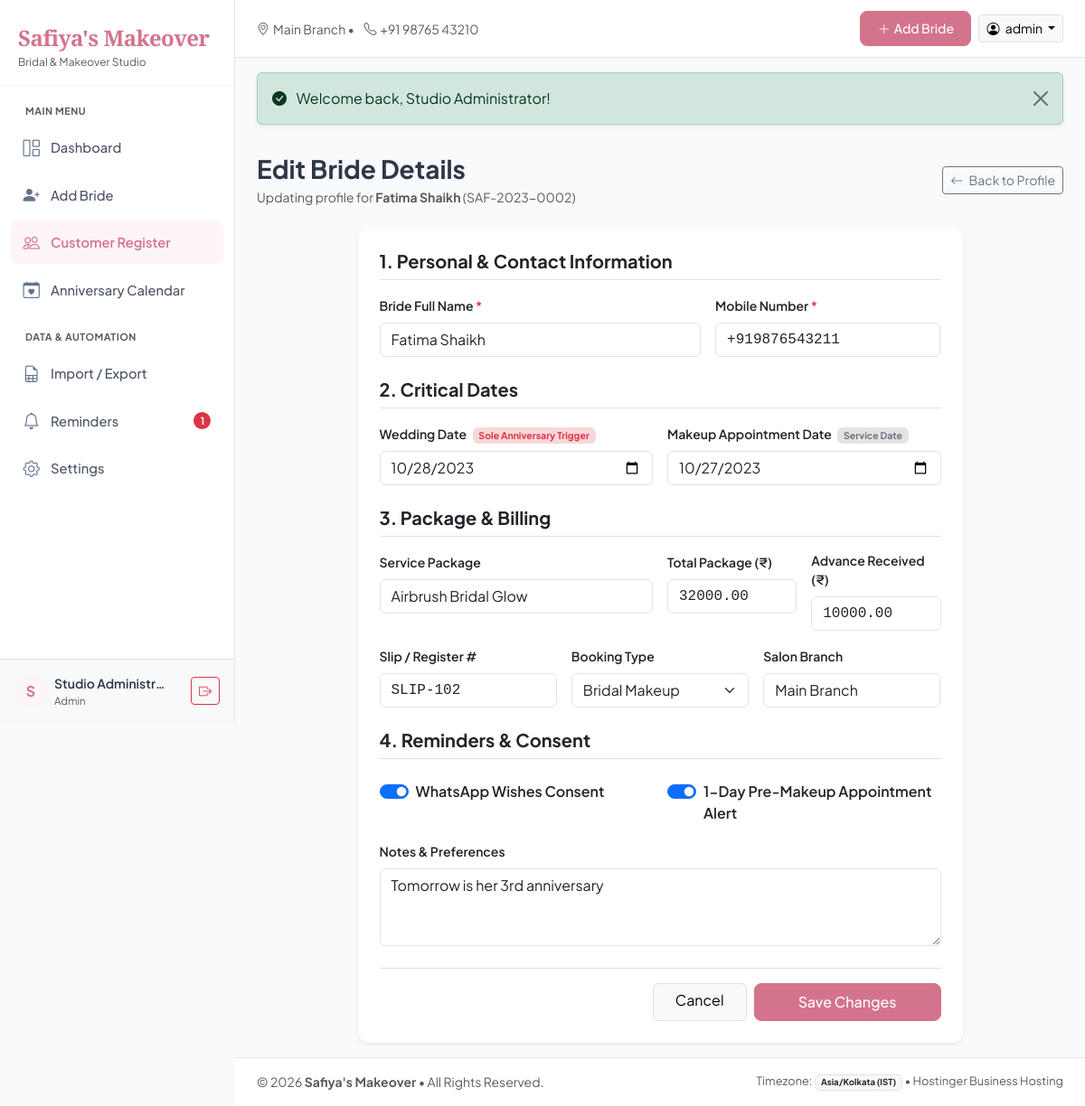
Screenshot of /customers/edit.php?id=2 (signed in) with the database file from the repository.
### tables this page shows
CREATE TABLE IF NOT EXISTS `settings` (
  `id` INT AUTO_INCREMENT PRIMARY KEY,
  `key_name` VARCHAR(64) NOT NULL UNIQUE,
  `value` TEXT NULL,
  `description` VARCHAR(255) NULL,
  `updated_at` DATETIME NOT NULL DEFAULT CURRENT_TIMESTAMP ON UPDATE CURRENT_TIMESTAMP,
  INDEX `idx_settings_key` (`key_name`)
);

CREATE TABLE IF NOT EXISTS `customers` (
  `id` INT AUTO_INCREMENT PRIMARY KEY,
  `customer_code` VARCHAR(30) NOT NULL UNIQUE,
  `full_name` VARCHAR(150) NOT NULL,
  `mobile_number` VARCHAR(25) NOT NULL,
  `wedding_date` DATE NULL,
  `makeup_date` DATE NULL,
  `service_package` VARCHAR(120) NULL,
  `amount` DECIMAL(10, 2) NULL,
  `advance_amount` DECIMAL(10, 2) NULL DEFAULT 0.00,
  `slip_number` VARCHAR(50) NULL,
  `booking_type` VARCHAR(50) NOT NULL DEFAULT 'Bridal Makeup',
  `salon_branch` VARCHAR(80) NULL DEFAULT 'Main Branch',
  `notes` TEXT NULL,
  `pre_makeup_reminder_enabled` TINYINT(1) NOT NULL DEFAULT 1,
  `whatsapp_consent` TINYINT(1) NOT NULL DEFAULT 1,
  `created_at` DATETIME NOT NULL DEFAULT CURRENT_TIMESTAMP,
  `updated_at` DATETIME NOT NULL DEFAULT CURRENT_TIMESTAMP ON UPDATE CURRENT_TIMESTAMP,
  INDEX `idx_customers_code` (`customer_code`),
  INDEX `idx_customers_name` (`full_name`),
  INDEX `idx_customers_mobile` (`mobile_number`),
  INDEX `idx_customers_wedding_date` (`wedding_date`),
  INDEX `idx_customers_makeup_date` (`makeup_date`),
  INDEX `idx_customers_branch` (`salon_branch`),
  INDEX `idx_customers_consent` (`whatsapp_consent`)
);

### customers/edit.php (the view, shortened to what the rows shown need)
<?php
require_once __DIR__ . '/../includes/functions.php';
$db = get_db();
$id = (int)($_GET['id'] ?? 0);
$stmt = $db->prepare("SELECT * FROM customers WHERE id = :id LIMIT 1");
$stmt->execute(['id' => $id]);
$customer = $stmt->fetch();
require_once __DIR__ . '/../includes/header.php';
?>
<div class="d-flex justify-content-between align-items-center mb-4">
    <div>
        <h2 class="h3 fw-bold mb-1">Edit Bride Details</h2>
        <p class="text-muted small mb-0">Updating profile for <strong><?= htmlspecialchars($customer['full_name']) ?></strong> (<?= htmlspecialchars($customer['customer_code']) ?>)</p>
    </div>
</div>
<div class="card card-salon border-0 shadow-sm col-lg-9 mx-auto">
    <div class="card-body p-4">
        <form method="POST" action="edit.php?id=<?= $customer['id'] ?>">
            <div class="row g-3 mb-4">
                <div class="col-md-7">
                    <label class="form-label small fw-semibold">Bride Full Name <span class="text-danger">*</span></label>
                    <input type="text" name="full_name" class="form-control" value="<?= htmlspecialchars($_POST['full_name'] ?? $customer['full_name']) ?>" required>
                </div>
                <div class="col-md-5">
                    <label class="form-label small fw-semibold">Mobile Number <span class="text-danger">*</span></label>
                    <input type="tel" name="mobile_number" class="form-control font-monospace" value="<?= htmlspecialchars($_POST['mobile_number'] ?? $customer['mobile_number']) ?>" required>
                </div>
            </div>
            <div class="row g-3 mb-4">
                <div class="col-md-6">
                    <label class="form-label small fw-semibold">
                        Wedding Date <span class="badge bg-danger-subtle text-danger ms-1">Sole Anniversary Trigger</span>
                    </label>
                    <input type="date" name="wedding_date" class="form-control" value="<?= htmlspecialchars($_POST['wedding_date'] ?? $customer['wedding_date'] ?? '') ?>">
                </div>
                <div class="col-md-6">
                    <label class="form-label small fw-semibold">
                        Makeup Appointment Date <span class="badge bg-secondary-subtle text-secondary ms-1">Service Date</span>
                    </label>
                    <input type="date" name="makeup_date" class="form-control" value="<?= htmlspecialchars($_POST['makeup_date'] ?? $customer['makeup_date'] ?? '') ?>">
                </div>
            </div>
            <div class="row g-3 mb-4">
                <div class="col-md-6">
                    <label class="form-label small fw-semibold">Service Package</label>
                    <input type="text" name="service_package" class="form-control" value="<?= htmlspecialchars($_POST['service_package'] ?? $customer['service_package'] ?? '') ?>">
                </div>
                <div class="col-md-3">
                    <label class="form-label small fw-semibold">Total Package (₹)</label>
                    <input type="number" step="0.01" name="amount" class="form-control font-monospace" value="<?= htmlspecialchars($_POST['amount'] ?? $customer['amount'] ?? '') ?>">
                </div>
                <div class="col-md-3">
                    <label class="form-label small fw-semibold">Advance Received (₹)</label>
                    <input type="number" step="0.01" name="advance_amount" class="form-control font-monospace" value="<?= htmlspecialchars($_POST['advance_amount'] ?? $customer['advance_amount'] ?? '') ?>">
                </div>
                <div class="col-md-4">
                    <label class="form-label small fw-semibold">Slip / Register #</label>
                    <input type="text" name="slip_number" class="form-control font-monospace" value="<?= htmlspecialchars($_POST['slip_number'] ?? $customer['slip_number'] ?? '') ?>">
                </div>
                <div class="col-md-4">
                    <label class="form-label small fw-semibold">Booking Type</label>
                    <select name="booking_type" class="form-select">
                        <option value="Bridal Makeup" <?= ($customer['booking_type'] === 'Bridal Makeup') ? 'selected' : '' ?>>Bridal Makeup</option>
                    </select>
                </div>
                <div class="col-md-4">
                    <label class="form-label small fw-semibold">Salon Branch</label>
                    <input type="text" name="salon_branch" class="form-control" value="<?= htmlspecialchars($_POST['salon_branch'] ?? $customer['salon_branch'] ?? '') ?>">
                </div>
            </div>
            <div class="row g-3 mb-4">
                <div class="col-md-6">
                    <div class="form-check form-switch mt-2">
                        <input class="form-check-input" type="checkbox" name="whatsapp_consent" id="chkConsent" <?= $customer['whatsapp_consent'] ? 'checked' : '' ?>>
                        <label class="form-check-label fw-semibold" for="chkConsent">WhatsApp Wishes Consent</label>
                    </div>
                </div>
                <div class="col-md-6">
                    <div class="form-check form-switch mt-2">
                        <input class="form-check-input" type="checkbox" name="pre_makeup_reminder_enabled" id="chkPre" <?= $customer['pre_makeup_reminder_enabled'] ? 'checked' : '' ?>>
                        <label class="form-check-label fw-semibold" for="chkPre">1-Day Pre-Makeup Appointment Alert</label>
                    </div>
                </div>
                <div class="col-12">
                    <label class="form-label small fw-semibold">Notes &amp; Preferences</label>
                    <textarea name="notes" class="form-control" rows="3"><?= htmlspecialchars($_POST['notes'] ?? $customer['notes'] ?? '') ?></textarea>
                </div>
            </div>
        </form>
    </div>
</div>
<?php require_once __DIR__ . '/../includes/footer.php'; ?>

### includes/header.php (shortened to what the rows shown need)
<?php
require_once __DIR__ . '/functions.php';
$current_dir = dirname($_SERVER['SCRIPT_NAME']);
$depth = substr_count(trim($current_dir, '/\\'), '/');
$root = str_repeat('../', $depth);
if ($root === '') $root = './';
$salon_name = get_setting('salon_name', "Safiya's Makeover");
$salon_tagline = get_setting('salon_tagline', "Bridal & Makeover Studio");
$salon_branch = get_setting('salon_branch', "Main Branch");
$salon_phone = get_setting('salon_phone', "+91 98765 43210");
$current_page = basename($_SERVER['PHP_SELF'], '.php');
$current_path = $_SERVER['PHP_SELF'];
$user_id = $_SESSION['user_id'] ?? null;
$user_name = $_SESSION['user_name'] ?? 'Admin';
$user_full_name = $_SESSION['user_full_name'] ?? 'Studio Administrator';
$user_role = $_SESSION['user_role'] ?? 'staff';
$is_admin = ($user_role === 'admin');
$today_anniversaries = get_todays_anniversaries();
$pending_reminders_count = count($today_anniversaries);
?>
<!DOCTYPE html>
<html lang="en">
<head>
    <link href="https://cdn.jsdelivr.net/npm/bootstrap@5.3.3/dist/css/bootstrap.min.css" rel="stylesheet">
    <link href="https://cdn.jsdelivr.net/npm/bootstrap-icons@1.11.3/font/bootstrap-icons.min.css" rel="stylesheet">
    <link href="<?= $root ?>assets/css/custom.css" rel="stylesheet">
</head>
<body>
    <?php if ($user_id): ?>
    <div id="sidebar-wrapper">
        <div class="sidebar-brand d-flex align-items-center justify-content-between">
            <div>
                <a href="<?= $root ?>index.php" class="text-decoration-none">
                    <span class="brand-logo-text fs-4"><?= htmlspecialchars($salon_name) ?></span>
                    <div class="text-muted small" style="font-size: 0.75rem;"><?= htmlspecialchars($salon_tagline) ?></div>
                </a>
            </div>
        </div>
        <div class="nav-sidebar">
            <div class="text-uppercase text-muted px-3 py-1 mb-1 fw-bold" style="font-size: 0.68rem; letter-spacing: 0.5px;">Main Menu</div>
            <a class="nav-link <?= ($current_page === 'index' && strpos($current_path, '/customers/') === false && strpos($current_path, '/calendar/') === false && strpos($current_path, '/reminders/') === false && strpos($current_path, '/import_export/') === false && strpos($current_path, '/settings/') === false) ? 'active' : '' ?>" href="<?= $root ?>index.php">
                <i class="bi bi-grid-1x2"></i> Dashboard
            </a>
            <a class="nav-link <?= ($current_page === 'add' && strpos($current_path, '/customers/') !== false) ? 'active' : '' ?>" href="<?= $root ?>customers/add.php">
                <i class="bi bi-person-plus-fill text-salon"></i> Add Bride
            </a>
            <a class="nav-link <?= (strpos($current_path, '/customers/') !== false && $current_page !== 'add') ? 'active' : '' ?>" href="<?= $root ?>customers/index.php">
                <i class="bi bi-people"></i> Customer Register
            </a>
            <a class="nav-link <?= (strpos($current_path, '/calendar/') !== false) ? 'active' : '' ?>" href="<?= $root ?>calendar/index.php">
                <i class="bi bi-calendar-heart"></i> Anniversary Calendar
            </a>
            <div class="text-uppercase text-muted px-3 py-1 mt-3 mb-1 fw-bold" style="font-size: 0.68rem; letter-spacing: 0.5px;">Data &amp; Automation</div>
            <a class="nav-link <?= (strpos($current_path, '/import_export/') !== false) ? 'active' : '' ?>" href="<?= $root ?>import_export/index.php">
                <i class="bi bi-file-earmark-spreadsheet"></i> Import / Export
            </a>
            <a class="nav-link <?= (strpos($current_path, '/reminders/') !== false) ? 'active' : '' ?>" href="<?= $root ?>reminders/index.php">
                <i class="bi bi-bell"></i> Reminders
                <?php if ($pending_reminders_count > 0): ?>
                <span class="badge bg-danger rounded-pill ms-auto" style="font-size: 0.7rem;"><?= $pending_reminders_count ?></span>
                <?php endif; ?>
            </a>
            <?php if ($is_admin): ?>
            <a class="nav-link <?= (strpos($current_path, '/settings/') !== false) ? 'active' : '' ?>" href="<?= $root ?>settings/index.php">
                <i class="bi bi-gear"></i> Settings
            </a>
            <?php endif; ?>
        </div>
        <div class="p-3 border-top bg-light mt-auto">
            <div class="d-flex align-items-center">
                <div class="rounded-circle bg-stat-pink d-flex align-items-center justify-content-center me-2" style="width: 36px; height: 36px; font-weight: bold;">
                    <?= strtoupper(substr($user_full_name, 0, 1)) ?>
                </div>
                <div class="overflow-hidden me-auto">
                    <div class="fw-semibold text-truncate small" style="max-width: 130px;"><?= htmlspecialchars($user_full_name) ?></div>
                    <div class="text-muted text-capitalize" style="font-size: 0.72rem;"><?= htmlspecialchars($user_role) ?></div>
                </div>
                <a href="<?= $root ?>auth/logout.php" class="btn btn-sm btn-outline-danger" title="Sign Out" data-bs-toggle="tooltip">
                    <i class="bi bi-box-arrow-right"></i>
                </a>
            </div>
        </div>
    </div>
    <?php endif; ?>
    <div id="page-content-wrapper" <?= !$user_id ? 'style="margin-left:0; width:100%;"' : '' ?>>
        <?php if ($user_id): ?>
        <nav class="navbar navbar-topbar d-flex justify-content-between align-items-center sticky-top">
            <div class="d-flex align-items-center">
                <div class="d-none d-md-block">
                    <span class="text-muted small">
                        <i class="bi bi-geo-alt me-1"></i><?= htmlspecialchars($salon_branch) ?> &bull;
                        <i class="bi bi-telephone ms-2 me-1"></i><?= htmlspecialchars($salon_phone) ?>
                    </span>
                </div>
            </div>
            <div class="d-flex align-items-center gap-2">
                <a href="<?= $root ?>customers/add.php" class="btn btn-salon-primary btn-sm d-none d-sm-inline-flex align-items-center gap-1">
                    <i class="bi bi-plus-lg"></i> Add Bride
                </a>
                <div class="dropdown">
                    <button class="btn btn-sm btn-light border dropdown-toggle" type="button" data-bs-toggle="dropdown">
                        <i class="bi bi-person-circle me-1"></i> <?= htmlspecialchars($user_name) ?>
                    </button>
                </div>
            </div>
        </nav>
        <?php endif; ?>
        <main class="flex-grow-1 px-4 py-3">

### includes/footer.php (shortened to what the rows shown need)
        </main>
        <footer class="border-top py-3 px-4 bg-white text-muted small mt-auto">
            <div class="d-flex flex-column flex-md-row justify-content-between align-items-center">
                <div>
                    &copy; <?= date('Y') ?> <strong><?= htmlspecialchars($salon_name) ?></strong> &bull; All Rights Reserved.
                </div>
            </div>
        </footer>
    </div>
</body>
</html>

### rows the page displays
settings: value "Safiya's Makeover"
settings: value "Bridal & Makeover Studio"
settings: value "Main Branch"
settings: value "+91 98765 43210"
customers: full_name "Fatima Shaikh", customer_code "SAF-2023-0002", mobile_number "+919876543211", wedding_date "10/28/2023", makeup_date "10/27/2023", service_package "Airbrush Bridal Glow", amount "32000.00", advance_amount "10000.00", slip_number "SLIP-102", booking_type "Bridal Makeup", salon_branch "Main Branch", whatsapp_consent "☑", pre_makeup_reminder_enabled "☑", notes "Tomorrow is her 3rd anniversary"

### other values shown
$pending_reminders_count "1"
substr($user_full_name, 0, 1) "S"
$user_full_name "Studio Administr…"
$user_role "Admin"
$user_name "admin"
$fl['message'] "Welcome back, Studio Administrator!"
